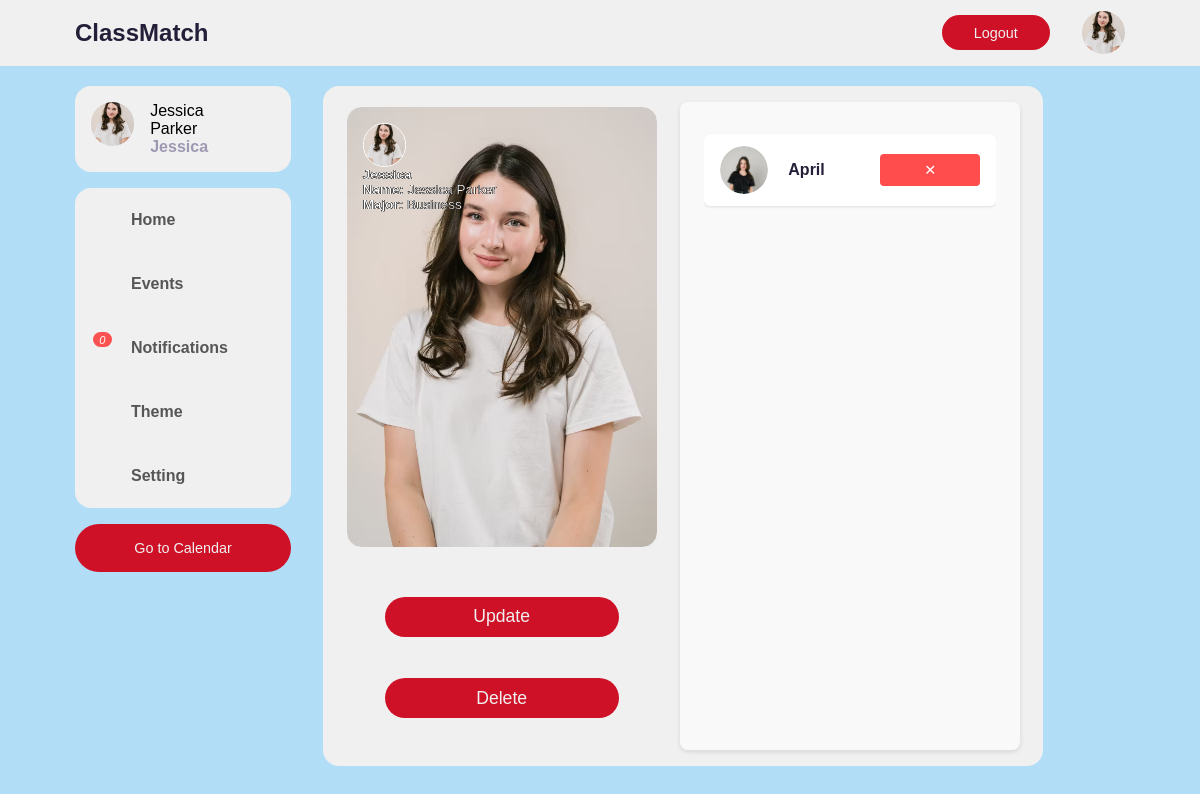
Page /profile/ (signed in) on the committed database.
### app/models.py (models this page shows, shortened)
class Profile(models.Model):
    user = models.OneToOneField(User, on_delete=models.CASCADE)
    current_match_index = models.IntegerField(default=0)
    last_seen = models.DateTimeField(null=True, blank=True)
    is_super_admin = models.BooleanField(default=False)
    is_group_admin = models.BooleanField(default=False)
    first_name = models.CharField(max_length=50, null=False, blank=False)
    last_name = models.CharField(max_length=50, null=False, blank=False)
    age = models.IntegerField(default=18, null=False, blank=False)
    hometown = models.CharField(max_length=100, null=False, blank=False)
    major = models.CharField(max_length=100, null=False, blank=False)
    minor = models.CharField(max_length=100, blank=True, null=True)
    grade = models.CharField(max_length=20, null=False, blank=False)
    GENDER_CHOICES_1 = [
        ('male', 'Male'),
        ('female', 'Female'),
        ('other', 'Other')
    ]
    GENDER_CHOICES_2 = [
        ('', 'Either'),
        ('male', 'Male'),
        ('female', 'Female')
    ]
    CAMPUS_GROUP_CHOICES=[
        ('fraternity_sorority', '🏛 Fraternity/Sorority'), ('academic_clubs', '🧠 Academic clubs (e.g., Honors College, debate, CME)'),
        ('creative_orgs', '🎨 Creative orgs (e.g., theatre, film, writing)'),
        ('sports_intramurals', '🎽 Sports or intramurals'),
        ('music_arts_groups', '🎸 Music or arts-related groups'),
        ('religious_orgs', '🙏 Religious orgs (e.g., Cru, Young Life, RUF)'), ('service_groups', '🌍 Service & volunteer groups'),
        ('niche_clubs', '🧩 Niche interest clubs (e.g., gaming, outdoors, crypto, chess)'),
        ('not_involved', '🚫 Not involved (yet!)')]
    GHOST_LIKELIHOOD_CHOICES = [(str(i), str(i)) for i in range(0, 11)]
    grove_or_game_day = models.CharField(max_length=50, choices=[('grove', '📚 The Grove on a quiet day'), ('game_day', '🐅 Game day in the student section')])
    ideal_study_spot = models.CharField(max_length=50, choices=[('ajax', '🍳 Diner booth'), ('library', '📖 Library'), ('uptown', '☕ Coffee Shop'), ('couch', '🏡 At Home')])
    study_time = models.CharField(max_length=50, choices=[('morning', '🌅 Morning'), ('afternoon', '🌞 Afternoon'), ('late_night', '🌙 Late night')])
    energy_source = models.CharField(max_length=50, choices=[('music', '🎧 Music'), ('walks', '🚶 Walks around campus'), ('caffeine', '☕ Caffeine'), ('friends', '👯 Friends')])
    group_project_role = models.CharField(max_length=50, choices=[('lead', '✅ Take the lead'), ('quiet', '✍️ Do the work quietly'), ('organizer', '👥 Organize the group'), ('panic', '😅 Panic last minute (but pull through)')])
    exam_prep_style = models.CharField(max_length=50, choices=[('solo', 'Solo cram session'), ('flashcards', 'Flashcards and repetition'), ('group', 'Group review'), ('teach', 'Teaching someone else')])
    academic_strength = models.CharField(max_length=50, choices=[('detail', '🔍 Focused & detail-oriented'), ('creative', '💭 Creative problem-solver'), ('fast', '🧠 Fast learner'), ('communicator', '💬 Good communicator')])
    accountability_style = models.CharField(max_length=50, choices=[('daily', 'Daily check-ins'), ('deadlines', 'Deadlines & reminders'), ('casual', 'Casual “you good?” texts'), ('self', 'None—I’m self-driven (usually)')])
    wish_more_of = models.CharField(max_length=50, choices=[('time', '⏳ Time'), ('money', '💰 Money'), ('focus', '🧠 Focus'), ('study_buddies', '🙌 Chill people to study with')])
    hot_take = models.CharField(max_length=100, choices=[('chicken', 'Chicken on a stick > Raising Cane’s'), ('hammocks', 'The Circle should have hammocks'), ('vibes', 'You don’t need a planner — just vibes')])
    planner_fullness = models.IntegerField(validators=[MinValueValidator(0), MaxValueValidator(100)], null=True)  # Range 0-100%
    social_energy = models.CharField(max_length=50, choices=[('high', '📈 high'), ('low', '📉 low'), ('medium', '📊 mid')])
    major_approach = models.CharField(max_length=50, choices=[('love', 'I chose it because I love it'), ('career', 'It aligns with my career goals'), ('realistic', 'It was the most realistic option'), ('figuring_out', 'Still figuring it out 🤷')])
    post_grad_plan = models.CharField(max_length=50, choices=[('grad_school', '🎓 Grad school'), ('job', '💼 Job right away'), ('travel', '✈️ Take time off/travel'), ('unsure', '🤔 Still figuring it out')])
    college_motivation = models.CharField(max_length=50, choices=[('career', '🚀 Career success'), ('learning', '🧠 Learning new stuff'), ('prove', '🧍 Proving it to myself'), ('people', '👫 Meeting the right people')])
    campus_groups = models.CharField(max_length=100, choices=CAMPUS_GROUP_CHOICES)
    match_involvement_importance = models.CharField(max_length=50, choices=[('super', 'Super important'), ('little', 'A little'), ('doesnt_matter', 'Doesn’t matter'), ('prefer_not', 'I’d rather they weren’t 🤣')])
    social_energy_on_campus = models.CharField(max_length=50, choices=[('everywhere', 'I’m everywhere — love meeting people'), ('crew', 'I’ve got my crew, but I’m open'), ('low_key', 'Mostly low-key or solo'), ('searching', 'Still trying to find my people')])
    gender = models.CharField(max_length=6, choices=GENDER_CHOICES_1, null=False, blank=False)
    preferred_gender = models.CharField(max_length=6, choices=GENDER_CHOICES_2, null=True, blank=True)
    hobbies = models.TextField(blank=True, null=True)
    clubs_and_extracurriculars = models.TextField(blank=True, null=True)
    profile_picture = models.ImageField(upload_to='profile_pics/', default='default_profile_pic.jpg', blank=False, null=False)
    cover_photo = models.ImageField(upload_to='cover_photos/', default='default_profile_pic.jpg', blank=False, null=False)
    friends = models.ManyToManyField("self", blank=True)  # For confirmed friends
    pending_sent_requests = models.ManyToManyField("self", symmetrical=False, related_name="pending_received_requests", blank=True)
    liked_profiles = models.ManyToManyField("self", symmetrical=False, related_name="liked_by", blank=True)
    disliked_profiles = models.ManyToManyField("self", symmetrical=False, related_name="disliked_by", blank=True)

### app/views.py (the view)
# urls.py: path('profile/', profile_view, name='profile'),
@login_required
def profile_view(request):
    try:
        user_profile = Profile.objects.get(user=request.user)
    except Profile.DoesNotExist:
        return render(request, "home.html", {"profile": None})
    liked_ids = user_profile.liked_profiles.values_list("id", flat=True)
    disliked_ids = user_profile.disliked_profiles.values_list("id", flat=True)
    sent_ids = FriendRequest.objects.filter(sender=request.user, accepted=False).values_list("receiver__profile__id", flat=True)
    received_ids = FriendRequest.objects.filter(receiver=request.user, accepted=False).values_list("sender__profile__id", flat=True)
    friend_ids = user_profile.friends.values_list("id", flat=True)
    profiles = Profile.objects.exclude(user=request.user) \
        .exclude(id__in=liked_ids) \
        .exclude(id__in=disliked_ids) \
        .exclude(id__in=sent_ids) \
        .exclude(id__in=friend_ids)
    received_requests = FriendRequest.objects.filter(receiver=request.user, accepted=False)
    pending_requests = [req.sender.profile for req in received_requests if hasattr(req.sender, 'profile')]
    chats = Chat.objects.filter(Q(user1=request.user) | Q(user2=request.user)).prefetch_related('messages')
    chat_data = []
    for chat in chats:
        friend = chat.user2 if chat.user1 == request.user else chat.user1
        messages = chat.messages.order_by('created_at')
        chat_data.append({
            'chat': chat,
            'friend': friend,
            'messages': messages,
            'chat_id': chat.id,
        })
    return render(request, "profile.html", {
        "profiles": profiles,
        "profile": user_profile,
        "pending_requests": pending_requests,
        "pending_request_ids": [p.id for p in pending_requests],
        "friends": user_profile.friends.all(),
        "sent_requests": sent_ids,
    })

### app/templates/profile.html (shortened to what this page needs)
{% load static %}
<!DOCTYPE html>
<html lang="en">
<head>
    <link rel="stylesheet" href="https://unicons.iconscout.com/release/v2.1.6/css/unicons.css">
    <link rel="stylesheet" href="../static/profile-styles.css">
    <link rel="stylesheet" href="../static/profile-mobile.css">
</head>
<body>
    <nav>
        <div class="container">
            <h2 class="logo">
                ClassMatch
            </h2>
            <div class="create">
                <a href="{% url 'logout' %}" class="btn btn-primary">Logout</a>
                <div class="profile-photo">
                    <img src="{{ profile.profile_picture.url }}" alt="Profile Picture" class="profile-pic">
                </div>
            </div>
        </div>
    </nav>
    <main class="main">
        <div class="container">
            <div class="left">
                <a class="profile" href="{% url 'profile' %}">
                    <div class="profile-photo">
                        <img src="{{ profile.profile_picture.url }}" alt="Profile Picture" class="profile-pic">
                    </div>
                    <div class="handle">
                        <p style="color: black;">{{ profile.first_name }} <br> {{ profile.last_name }}</p>
                        <h4 class="text-muted">{{ user.username }}</h4>
                    </div>
                </a>
                <div class="sidebar">
                    <a class="menu-item" href="{% url 'home' %}">
                        <span></span>
                        <h3>Home</h3>
                    </a>
                    <a href="{% url 'group_post_list' %}" class="menu-item">
                        <span></span>
                        <h3>Events</h3>
                    </a>
                    <a class="menu-item" id="notifications" class="popup hidden">
                        <span>
                            <i class="uil uil-bell">
                                <small class="notification-count">{{ pending_requests|length }}</small>
                            </i>
                        </span>
                        <h3>Notifications</h3>
                    </a>
                    <a class="menu-item" id="theme">
                        <span></span>
                        <h3>Theme</h3>
                    </a>
                    <a class="menu-item">
                        <span></span>
                        <h3>Setting</h3>
                    </a>
                </div>
                <a href="{% url 'calendar' %}" class="btn btn-primary">Go to Calendar</a>
            </div>
            <div class="second-container">
                <div class="middle">
                {% if profile.cover_photo %}
                    <div class="match"
                        style="background-image: url('{{ profile.cover_photo.url }}'); background-size: cover; background-position: center;">
                {% else %}
                    <div class="match"
                        style="background-color: grey;">
                {% endif %}
                        <div class="match-card">
                            <div class="profile-photo-2" style="border: 1px solid white;">
                                {% if profile.profile_picture %}
                                    <img src="{{ profile.profile_picture.url }}" alt="{{ profile.user.username }}'s Profile Picture">
                                {% endif %}
                            </div>
                            <h3 id="match-username" class="match-text">{{ profile.user.username }}</h3>
                            <p class="match-text"><strong>Name:</strong> {{ profile.first_name }} {{ profile.last_name }}</p>
                            <p class="match-text"><strong>Major:</strong> {{ profile.major }}</p>
                        </div>
                    </div>
                    <div class="ud-buttons">
                        <button class="btn2 btn-primary"><a href="{% url 'update_profile' profile.id %}" class="btn-links">Update</a></button>
                        <button class="btn2 btn-primary"><a href="{% url 'delete_profile' profile.id %}" class="btn-links">Delete</a></button>
                    </div>
                </div>
                <div id="friends-section" class="friends-container">
                    {% if friends %}
                        <ul class="friends-list">
                            {% for friend in friends %}
                                <li id="friend-{{ friend.id }}" class="friend-item">
                                    <div class="pfp-username">
                                        <div class="friend-pfp-container">
                                            {% if friend.profile_picture %}
                                                <img src="{{ friend.profile_picture.url }}" alt="Profile Picture" class="friend-pfp">
                                            {% endif %}
                                        </div>
                                        <span class="username">{{ friend.user.username }}</span>
                                    </div>
                                    <button onclick="unfriend('{{ friend.id }}')" class="unfriend-btn">&#10005;</button>
                                </li>
                            {% endfor %}
                        </ul>
                    {% else %}
                        <p class="no-friends-text">No friends yet</p>
                    {% endif %}
                </div>
            </div>
        </div>
    </main>
</body>
</html>

### rows in the picture
Profile: profile_picture (picture), first_name "Jessica", last_name "Parker", cover_photo (picture), user.username "Jessica", major "Business"
Profile: profile_picture (picture), user.username "April"

### other values in the picture
{{ user.username }} "Jessica"
{{ pending_requests|length }} "0"
